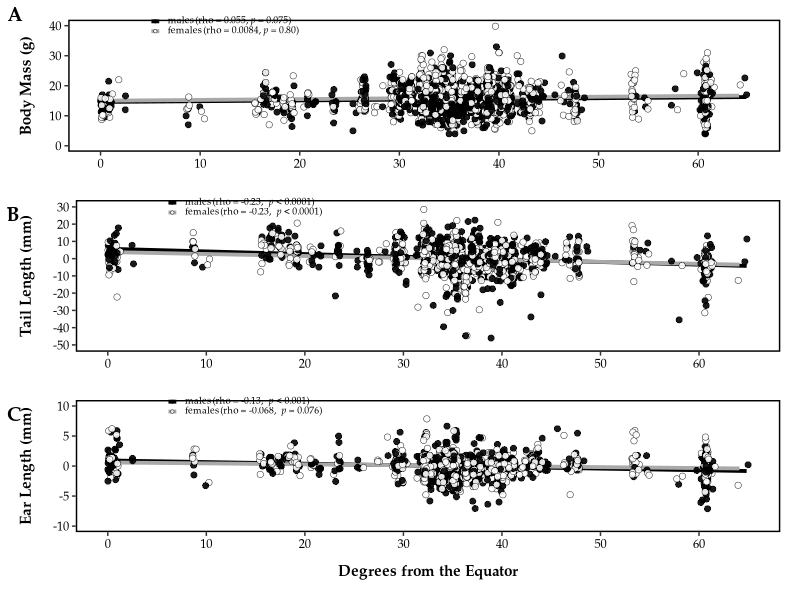

Here is the R script that generated this plot: (Note: this script raises an error after producing the figure.)
#!/usr/bin/env Rscript --vanilla

##############################################################
# Author: Mallory A. Ballinger
# Script first created: 26-Feb-2021
# Script last updated:  29-Mar-2021


# This script plots body weight and extremity length from all dowloaded entries
# of North and South American house mice from VertNet.
# This script generates half of Figure 1 in Ballinger_et_al_2021_AmNat


##############################################################
# Required packages
##############################################################

rm(list = ls()) # clear R's environment
library(tidyverse)
library(here)
library(cowplot)
library(ggtext)
library(glue)

##############################################################
# Import data
##############################################################

VertNetMetadata <- read_csv(here("data/processed/VertNetMetadata_Mus_2021-03-18.csv")) %>%
  mutate(Ear_Length_mm = as.numeric(Ear_Length_mm),
         Hindfoot_Length_mm = as.numeric(Hindfoot_Length_mm),
         Tail_Length_mm = as.numeric(Tail_Length_mm),
         Body_Length_mm = as.numeric(Body_Length_mm),
         Body_Weight_g = as.numeric(Body_Weight_g)) %>%
  mutate(Sex = as.factor(Sex)) %>%
  mutate(Sex = fct_relevel(Sex, "male", "female")) # puts males before females

# get sample size of each column
colSums(!is.na(VertNetMetadata))





##############################################################
# Apply filtering and calculate residuals
##############################################################

# filtering and model testing were completed in 'code/model_VertNetMetadata.R'.
# We are applying the same filtering, models, and statistical outputs here for
# plotting purposes. Please see 'modeling' script for details.


# Based on outlier tests (see 'code/model_VertNetMetadata.R'), any tail length
# less than 20 and greater than 120 are extreme outliers
VertNet_filtered <- VertNetMetadata %>%
  mutate(Tail_Length_mm = ifelse(Tail_Length_mm < 20, NA, Tail_Length_mm),
         Tail_Length_mm = ifelse(Tail_Length_mm > 120, NA, Tail_Length_mm))

# save TL x BW residuals
residsTLBW <- lm(Tail_Length_mm ~ Body_Weight_g, data = VertNet_filtered,
                 na.action = na.exclude)
VertNet_filtered$Resids_TLBW <- resid(residsTLBW)


# Based on outlier tests (see 'code/model_VertNetMetadata.R'), any ear length
# greater than 30 is extreme outliers
VertNet_filtered_2 <- VertNetMetadata %>%
  mutate(Ear_Length_mm = ifelse(Ear_Length_mm > 30, NA, Ear_Length_mm))

# save EL x BW residuals
residsELBW <- lm(Ear_Length_mm ~ Body_Weight_g, data = VertNet_filtered_2,
                 na.action = na.exclude)
VertNet_filtered_2$Resids_ELBW <- resid(residsELBW)





##############################################################
# Plot body weight and exremity length vs. abs lat
##############################################################

Berg_deets <- c("males (rho = 0.055, *p* = 0.075)",
                "females (rho = 0.0084, *p* = 0.80)")

Tail_deets <- c("males (rho = -0.23, *p* < 0.0001)",
                "females (rho = -0.23, *p* < 0.0001)")

Ear_deets <- c("males (rho = -0.13, *p* < 0.001)",
                "females (rho = -0.068, *p* = 0.076)")

Berg_Sex <-
  ggplot(data = VertNetMetadata, aes(x = Absolute_Latitude, y = Body_Weight_g)) +
  geom_smooth(method = "lm", se = FALSE, size = 1.3, aes(linetype = Sex, color = Sex)) +
  geom_jitter(aes(fill = Sex), size = 2, stroke = 0.25, height = 0, width = 0.2, shape = 21, alpha = 0.9, color = "black") +
  scale_color_manual(labels=Berg_deets, values=c("black", "darkgray")) +
  scale_fill_manual(labels=Berg_deets, values=c("black", "white")) +
  scale_linetype_manual(labels=Berg_deets, values = c("solid", "solid")) +
  guides(linetype=guide_legend(override.aes = list(size=1))) +
  scale_x_continuous(breaks = seq(from=0, to=65, by=10), labels = seq(from=0, to=65, by=10), limits = c(0,65)) +
  scale_y_continuous(breaks = seq(from=0, to=40, by=10), labels = seq(from=0, to=40, by=10), limits = c(0,40)) +
  theme_bw() + 
  theme(panel.border = element_rect(color = "black", fill = NA, size = 1),
        panel.grid.major = element_blank(), panel.grid.minor = element_blank(),
        axis.title.x = element_text(margin = margin(t = 10), size = 11, face = "bold", family = "Palatino"),
        axis.title.y = element_text(margin = margin(r = 10), size = 11, face = "bold", family = "Palatino"),
        axis.text.x = element_text(size = 9, color = "black", family = "Palatino"),
        axis.text.y = element_text(size = 9, color = "black", family = "Palatino"),
        legend.title = element_blank(),
        legend.position = c(0.22, 0.95),
        legend.background = element_blank(),
        legend.box.background = element_blank(),
        legend.key.size = unit(0.25, "cm"),
        legend.text = element_markdown(size=7, family = "Palatino"),
        legend.key = element_rect(fill = "transparent"),
        #plot.tag = element_markdown(family = "Palatino", size = 9, color = "black", hjust = 0), # need to use element_markdown since using ggtext
        #plot.tag.position = c(0.2,0.9),
        plot.margin = unit(c(0.5, 0.5, 0, 0.5), "cm")) + #top, right, bottom, left
  #guides(color = guide_legend(nrow = 1)) +
  theme(plot.title = element_text(size = 14, face = "bold", hjust = 0.5, family = "Palatino")) +
  labs(x = "",
       y = "Body Mass (g)")
       #tag = "(R = 0.031, *p* = 0.18)<br /><br />(R = X, *p* = x)",#dobule line break
       #subtitle = "A")



Tail_Sex <-
  ggplot(data = VertNet_filtered, aes(x = Absolute_Latitude, y = Resids_TLBW)) +
  geom_smooth(method = "lm", se = FALSE, size = 1.3, aes(linetype = Sex, color = Sex)) +
  geom_jitter(aes(fill = Sex), size = 2, stroke = 0.25, height = 0, width = 0.2, shape = 21, alpha = 0.9, color = "black") +
  scale_color_manual(labels=Tail_deets, values=c("black", "darkgray")) +
  scale_fill_manual(labels=Tail_deets, values=c("black", "white")) +
  scale_linetype_manual(labels=Tail_deets, values = c("solid", "solid")) +
  guides(linetype=guide_legend(override.aes = list(size=1))) +
  scale_x_continuous(breaks = seq(from=0, to=65, by=10), labels = seq(from=0, to=65, by=10), limits = c(0,65)) +
  scale_y_continuous(breaks = seq(from=-50, to=30, by=10), labels = seq(from=-50, to=30, by=10), limits = c(-50,30)) +
  theme_bw() +
  theme(panel.border = element_rect(color = "black", fill = NA, size = 1),
        panel.grid.major = element_blank(),
        panel.grid.minor = element_blank(),
        axis.title.x = element_text(margin = margin(t = 10), size = 11, face = "bold", family = "Palatino"),
        axis.title.y = element_text(margin = margin(r = 10), size = 11, face = "bold", family = "Palatino"),
        axis.text.x = element_text(size = 9, color = "black", family = "Palatino"),
        axis.text.y = element_text(size = 9, color = "black", family = "Palatino"),
        legend.title = element_blank(),
        legend.position = c(0.24, 0.95),
        legend.background = element_blank(),
        legend.box.background = element_blank(),
        legend.key.size = unit(0.25, "cm"),
        legend.text = element_markdown(size=7, family = "Palatino"),
        legend.key = element_rect(fill = "transparent"),
        plot.margin = unit(c(0, 0.5, 0, 0.5), "cm")) +
  theme(plot.title = element_text(size = 14, face = "bold", hjust = 0.5, family = "Palatino")) +
  labs(x = "",
       y = "Tail Length (mm)")



Ear_Sex <-
  ggplot(data = VertNet_filtered_2, aes(x = Absolute_Latitude, y = Resids_ELBW)) +
  geom_smooth(method = "lm", se = FALSE, size = 1.3, aes(linetype = Sex, color = Sex)) +
  geom_jitter(aes(fill = Sex), size = 2, stroke = 0.25, height = 0, width = 0.2, shape = 21, alpha = 0.9, color = "black") +
  scale_color_manual(labels=Ear_deets, values=c("black", "darkgray")) +
  scale_fill_manual(labels=Ear_deets, values=c("black", "white")) +
  scale_linetype_manual(labels=Ear_deets, values = c("solid", "solid")) +
  guides(linetype=guide_legend(override.aes = list(size=1))) +
  scale_x_continuous(breaks = seq(from=0, to=65, by=10), labels = seq(from=0, to=65, by=10), limits = c(0,65)) +
  scale_y_continuous(breaks = seq(from=-10, to=10, by=5), labels = seq(from=-10, to=10, by=5), limits = c(-10,10)) +
  theme_bw() +
  theme(panel.border = element_rect(color = "black", fill = NA, size = 1),
        panel.grid.major = element_blank(), panel.grid.minor = element_blank(),
        axis.title.x = element_text(margin = margin(t = 10), size = 11, face = "bold", family = "Palatino"),
        axis.title.y = element_text(margin = margin(r = 10), size = 11, face = "bold", family = "Palatino"),
        axis.text.x = element_text(size = 9, color = "black", family = "Palatino"),
        axis.text.y = element_text(size = 9, color = "black", family = "Palatino"),
        legend.title = element_blank(),
        legend.position = c(0.24, 0.95),
        legend.background = element_blank(),
        legend.box.background = element_blank(),
        legend.key.size = unit(0.25, "cm"),
        legend.text = element_markdown(size=7, family = "Palatino"),
        legend.key = element_rect(fill = "transparent"),
        #plot.tag = element_markdown(family = "Palatino", size = 9, color = "black", hjust = 0), # need to use element_markdown since using ggtext
        #plot.tag.position = c(0.2,0.9),
        plot.margin = unit(c(0, 0.5, 0.5, 0.5), "cm")) +
  #guides(color = guide_legend(nrow = 1)) +
  theme(plot.title = element_text(size = 14, face = "bold", hjust = 0.5, family = "Palatino")) +
  labs(x = "Degrees from the Equator",
       y = "Ear Length (mm)")


cowplot::plot_grid(Berg_Sex, Tail_Sex, Ear_Sex, labels = c('A', 'B', 'C'), ncol = 1, nrow = 3, label_fontfamily = "Palatino")

ggsave("results/figures/VertNet_metadata.tiff", height = 9, width = 4.5, compression = "lzw")
ggsave("results/figures/VertNet_metadata.pdf", height = 9, width = 4.5)

dev.off()